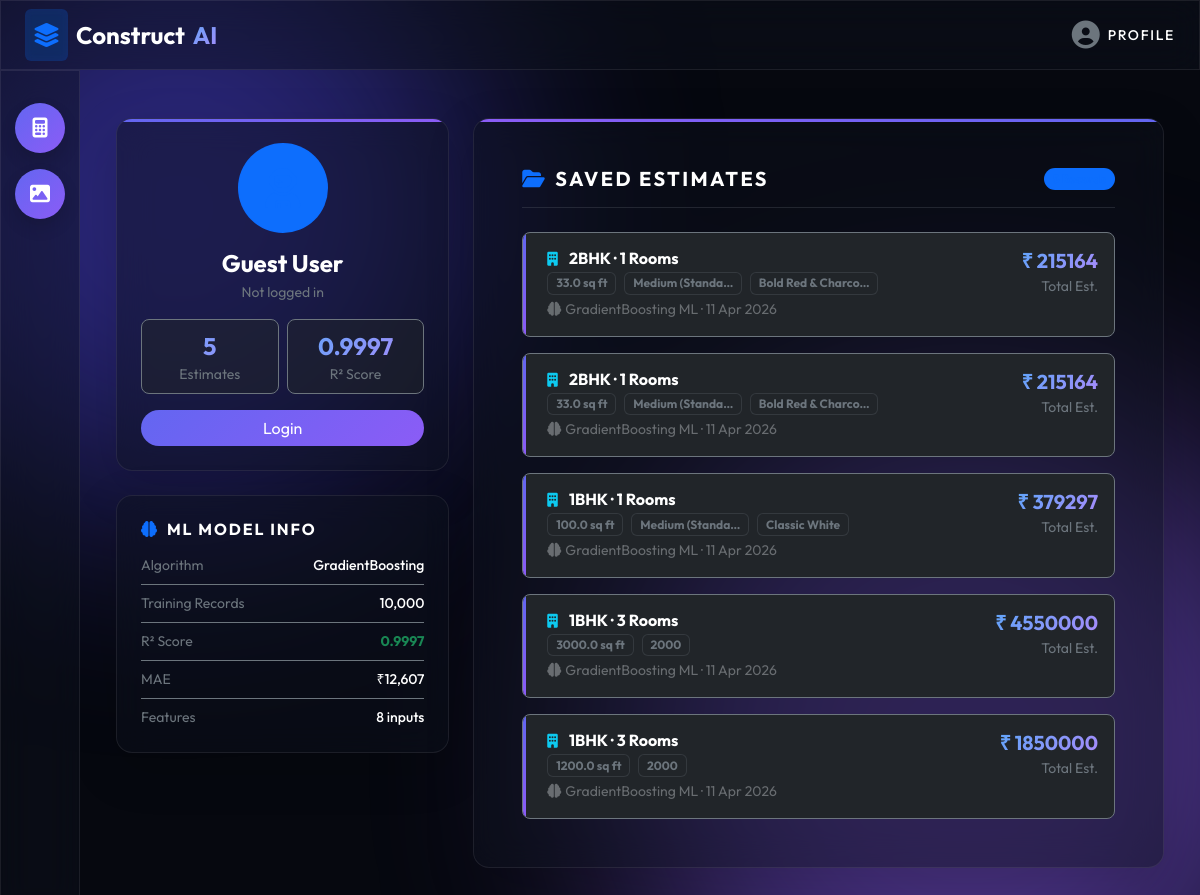
The page /profile/ on the database as committed earlier.
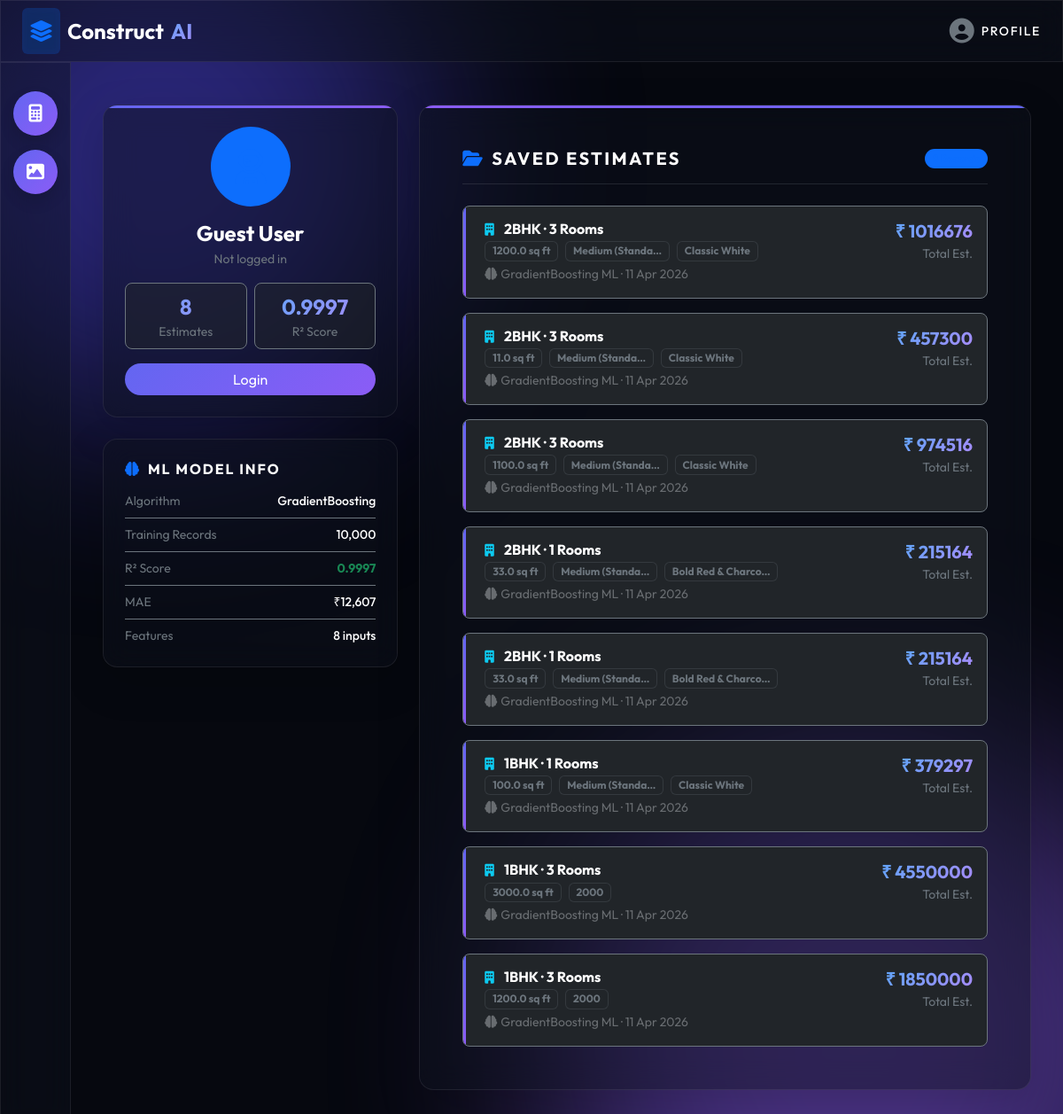
The same page on the database as committed later.
### estimator/models.py (models this page shows, shortened)
class ProjectEstimate(models.Model):
    user = models.ForeignKey(User, on_delete=models.CASCADE, null=True, blank=True)
    plot_area = models.FloatField(help_text="Area in square feet")
    rooms = models.CharField(max_length=10)
    material_quality = models.CharField(max_length=20)
    paint_type = models.CharField(max_length=20)
    house_type = models.CharField(max_length=10)
    room_type = models.CharField(max_length=20)
    theme = models.CharField(max_length=30)
    budget_range = models.CharField(max_length=50)
    estimated_cost = models.DecimalField(max_digits=12, decimal_places=2, null=True, blank=True)
    created_at = models.DateTimeField(auto_now_add=True)

### estimator/views.py (the view)
# urls.py: path('profile/',  views.profile_view,  name='profile'),
def profile_view(request):
    if request.user.is_authenticated:
        projects = ProjectEstimate.objects.filter(user=request.user).order_by('-created_at')
    else:
        projects = ProjectEstimate.objects.all().order_by('-created_at')
    return render(request, 'profile.html', {'projects': projects})

### estimator/templates/profile.html (shortened to what the changed rows need)
{% extends 'base.html' %}
{% block content %}
<div class="container mt-4 pb-4">
    <div class="row g-4">
        <div class="col-lg-4">
            <div class="card glass border-0 rounded-4 shadow-lg p-4 text-center mb-4 position-relative overflow-hidden">
                <div class="row g-2 mb-3">
                    <div class="col-6">
                        <div class="bg-dark bg-opacity-50 rounded-3 p-2 border border-secondary border-opacity-15">
                            <div class="fs-4 fw-bold gradient-text">{{ projects|length }}</div>
                            <div class="text-secondary small">Estimates</div>
                        </div>
                    </div>
                </div>
            </div>
        </div>
        <div class="col-lg-8">
            <div class="card glass border-0 rounded-4 shadow-lg overflow-hidden position-relative">
                <div class="card-body p-4 p-xl-5">
                    <div class="d-flex flex-column gap-3">
                        {% if projects %}
                            {% for project in projects %}
                            <div class="p-3 bg-dark bg-opacity-40 border border-secondary border-opacity-20 rounded-3 position-relative overflow-hidden">
                                <div class="position-absolute start-0 top-0 bottom-0" style="width:3px;background:linear-gradient(180deg,var(--primary),var(--secondary));border-radius:3px 0 0 3px;"></div>
                                <div class="d-flex justify-content-between align-items-start flex-wrap gap-2 ps-2">
                                    <div>
                                        <h6 class="text-white fw-bold mb-1">
                                            <i class="fa-solid fa-building text-info me-2 small"></i>
                                            {{ project.house_type }} · {{ project.rooms }} Rooms
                                        </h6>
                                        <div class="d-flex flex-wrap gap-2 mb-1">
                                            <span class="badge bg-dark border border-secondary border-opacity-25 text-secondary small">{{ project.plot_area }} sq ft</span>
                                            <span class="badge bg-dark border border-secondary border-opacity-25 text-secondary small">{{ project.material_quality|truncatechars:15 }}</span>
                                            <span class="badge bg-dark border border-secondary border-opacity-25 text-secondary small">{{ project.theme|truncatechars:18 }}</span>
                                        </div>
                                        <p class="text-muted small mb-0 opacity-50">
                                            <i class="fa-solid fa-brain me-1"></i>GradientBoosting ML ·
                                            {% if project.created_at %}{{ project.created_at|date:"d M Y" }}{% endif %}
                                        </p>
                                    </div>
                                    <div class="text-end">
                                        <h5 class="gradient-text fw-bold mb-0">₹ {{ project.estimated_cost|floatformat:0 }}</h5>
                                        <small class="text-secondary">Total Est.</small>
                                    </div>
                                </div>
                            </div>
                            {% endfor %}
                        {% endif %}
                    </div>
                </div>
            </div>
        </div>
    </div>
</div>
{% endblock %}

Rows that differ between the two databases and show on the page:
added ProjectEstimate: house_type "2BHK", rooms "3", plot_area "1200.0", material_quality "Medium (Standa…", theme "Classic White", created_at "11 Apr 2026", estimated_cost "1016676"
added ProjectEstimate: house_type "2BHK", rooms "3", plot_area "11.0", material_quality "Medium (Standa…", theme "Classic White", created_at "11 Apr 2026", estimated_cost "457300"
added ProjectEstimate: house_type "2BHK", rooms "3", plot_area "1100.0", material_quality "Medium (Standa…", theme "Classic White", created_at "11 Apr 2026", estimated_cost "974516"
Other text that changed with them:
{{ projects|length }}: "5" → "8"
